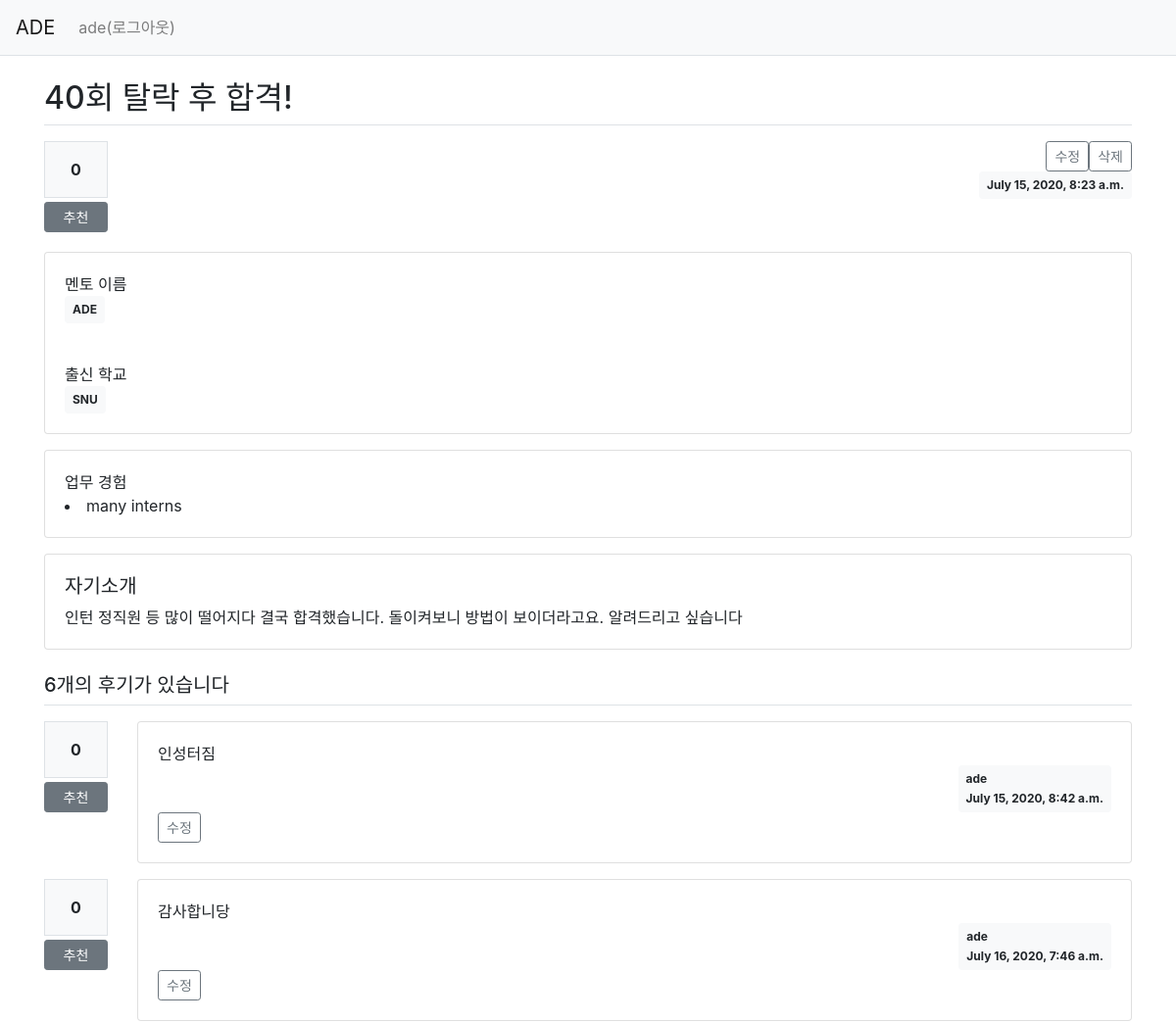
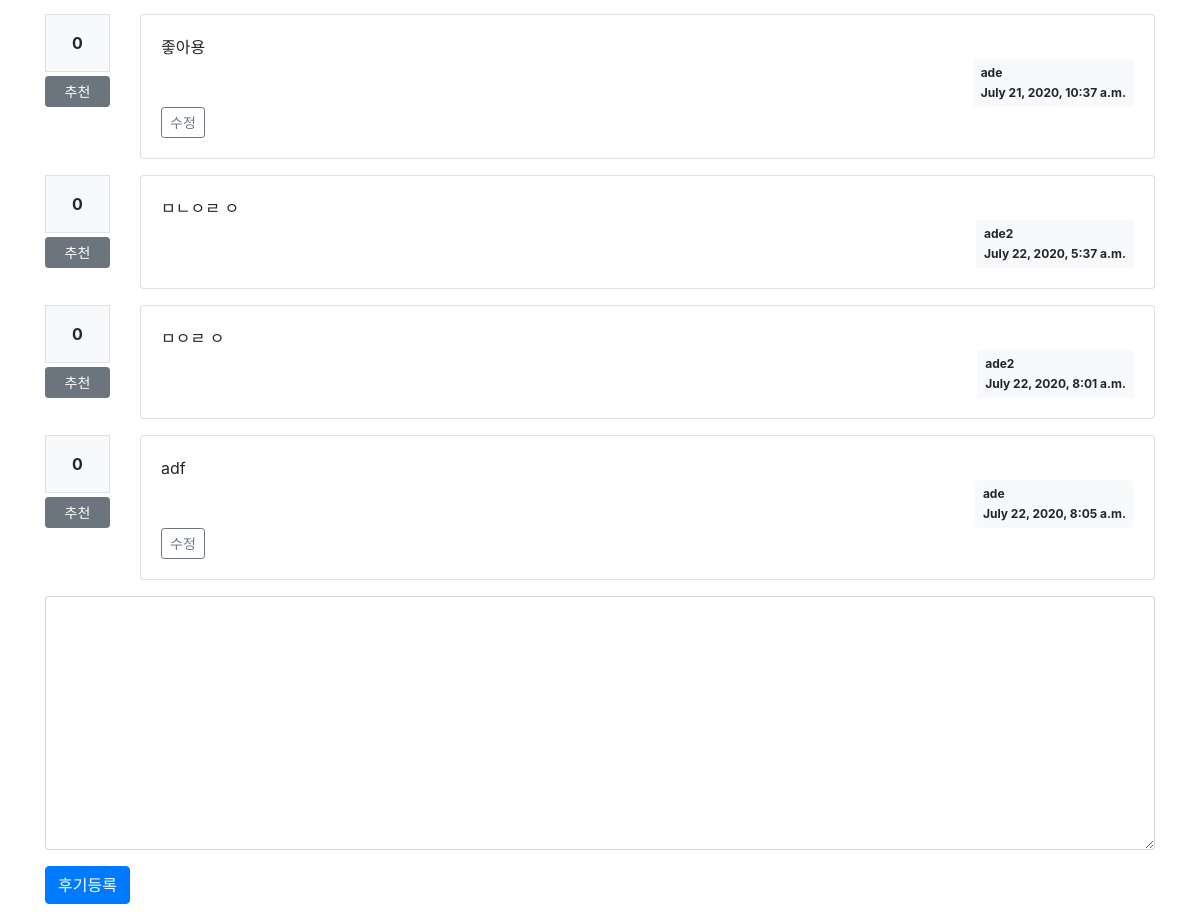
Screenshot of /mentor/1/ (signed in) with the database file from the repository (2 pictures, top to bottom).
### mentor/models.py (models this page shows, shortened)
class Profile(models.Model):
    title = models.CharField(max_length = 100)
    author = models.CharField(max_length = 100)
    user_id = models.ForeignKey(User, on_delete=models.CASCADE)
    create_date = models.DateTimeField('date published')
    school = models.CharField(max_length = 100)
    date_modified = models.DateTimeField(null=True, blank=True)
    workExperience = models.CharField(max_length = 200)
    PR = models.TextField()
    voter = models.ManyToManyField(User, related_name='voter_profile')

class Comment(models.Model):
    profile = models.ForeignKey(Profile, on_delete=models.CASCADE)
    user_id = models.ForeignKey(User, on_delete=models.CASCADE, related_name='user_id_profile')
    date_modified = models.DateTimeField(null=True, blank=True)
    content = models.TextField()
    create_date = models.DateTimeField()
    voter = models.ManyToManyField(User, related_name='voter_comment')

### mentor/views/base_views.py (the view)
# urls.py: path('<int:profile_id>/', base_views.detail, name='detail'),
def detail(request, profile_id):
    profile = get_object_or_404(Profile, pk=profile_id)
    context = {'profile': profile}
    return render(request, 'mentor/profile_detail.html', context)

### templates/mentor/profile_detail.html (shortened to what this page needs)
<!DOCTYPE html>
{% extends 'base.html' %}
{% block content %}
<div class="container my-3">
    <h2 class="border-bottom py-2">{{profile.title}}</h2>
    <div class="row my-3">
        <div class="col-1">
            <div class="bg-light text-center p-3 border font-weight-bolder mb-1">{{profile.voter.count}}</div>
            <a href="{% url 'mentor:vote_profile' profile.id %}"  class="recommend btn btn-sm btn-secondary btn-block my-1">추천</a>
        </div>
        <div class="col-11">
            {% if request.user == profile.user_id %}
            <div class="d-flex justify-content-end">
                <a href = "{% url 'mentor:profile_modify' profile.id %}"
                   class="btn btn-sm btn-outline-secondary">수정</a>
                <a href="#" class="delete btn btn-sm btn-outline-secondary"
                   data-uri="{% url 'mentor:profile_delete' profile.id %}">삭제</a>
            </div>
            {% endif %}
            <div class="d-flex justify-content-end">
                <div class="badge badge-light p-2">{{profile.create_date}}</div>
            </div>
        </div>
    </div>
    <div class="card my-3">
        <div class="card-body">
            <div> 멘토 이름 </div>
            <div class="badge badge-light p-2">{{profile.author}}</div>
        </div>
        <div class="card-body">
            <div> 출신 학교 </div>
            <div class="badge badge-light p-2">{{profile.school}}</div>
        </div>
    </div>
    <div class="card my-3">
        <div class="card-body">
            <div> 업무 경험 </div>
            <li>{{profile.workExperience}}</li>
        </div>
    </div>
    <div class="card my-3">
        <div class="card-body">
            <h5> 자기소개 </h5>
            <div class="card=text" style="white-space: pre-line;">{{profile.PR}}</div>
        </div>
    </div>
    <h5 class="border-bottom my-3 py-2">{{profile.comment_set.count}}개의 후기가 있습니다</h5>
    {% for comment in profile.comment_set.all %}
    <div class="row my-3">
        <div class="col-1">
            <div class="bg-light text-center p-3 border font-weight-bolder mb-1">{{comment.voter.count}}</div>
            <a href="{% url 'mentor:vote_comment' comment.id %}" class="recommend btn btn-sm btn-secondary btn-block my-1">추천</a>
        </div>
        <div class="col-11">
            <div class="card">
                <div class="card-body">
                    <div class="card-text" style="white-space: pre-line;">{{comment.content}}</div>
                    <div class="d-flex justify-content-end">
                        <div class="badge badge-light p-2 text-left">
                            <div class="mb-2">{{comment.user_id}}</div>
                            <div>{{comment.create_date}}</div>
                        </div>
                    </div>
                    {% if request.user == comment.user_id %}
                    <a href="{% url 'mentor:comment_modify' comment.id %}" class="btn btn-sm btn-outline-secondary">수정</a>
                    {% endif %}
                </div>
            </div>
        </div>
    </div>
    {% endfor %}
    <form action="{% url 'mentor:comment_create' profile.id %}" method="post" class="my-3">
        <div class="form-group">
            <textarea {% if not user.is_authenticated %}disabled{% endif %} name="content" id="content" class="form-control" rows="10"></textarea>
        </div>
        <input type="submit" value="후기등록" class="btn btn-primary">
    </form>
</div>
{% endblock %}

### templates/navbar.html (shortened to what this page needs)
<nav class="navbar navbar-expand-lg navbar-light bg-light border-bottom">
    <a class="navbar-brand" href="{% url 'mentor:index' %}">ADE</a>
    <div class="collapse navbar-collapse flex-grow-0" id="navbarNav">
        <ul class="navbar-nav">
            <li class="nav-item ">
                {% if user.is_authenticated %}
                <a class="nav-link" href="{% url 'common:logout' %}"> {{user.username}}(로그아웃)</a>
                {% else %}
                <a class="nav-link" href="{% url 'common:login' %}">로그인</a>
                {% endif %}
            </li>
        </ul>
    </div>
</nav>

### rows the page displays
Profile: title "40회 탈락 후 합격!", voter.count "0", create_date "July 15, 2020, 8:23 a.m.", author "ADE", school "SNU", workExperience "many interns", PR "인턴 정직원 등 많이 떨어지다 결국 합격했습니다. 돌이켜보니 방법이 보이더라고요. 알려드리고 싶습니다", comment_set.count "6"
Comment: voter.count "0", content "인성터짐", user_id "ade", create_date "July 15, 2020, 8:42 a.m.", shows "수정"
Comment: voter.count "0", content "감사합니당", user_id "ade", create_date "July 16, 2020, 7:46 a.m.", shows "수정"
Comment: voter.count "0", content "좋아용", user_id "ade", create_date "July 21, 2020, 10:37 a.m.", shows "수정"
Comment: voter.count "0", content "ㅁㄴㅇㄹ ㅇ", user_id "ade2", create_date "July 22, 2020, 5:37 a.m."
Comment: voter.count "0", content "ㅁㅇㄹ ㅇ", user_id "ade2", create_date "July 22, 2020, 8:01 a.m."
Comment: voter.count "0", content "adf", user_id "ade", create_date "July 22, 2020, 8:05 a.m.", shows "수정"

### other values shown
{{ user.username }} "ade"
